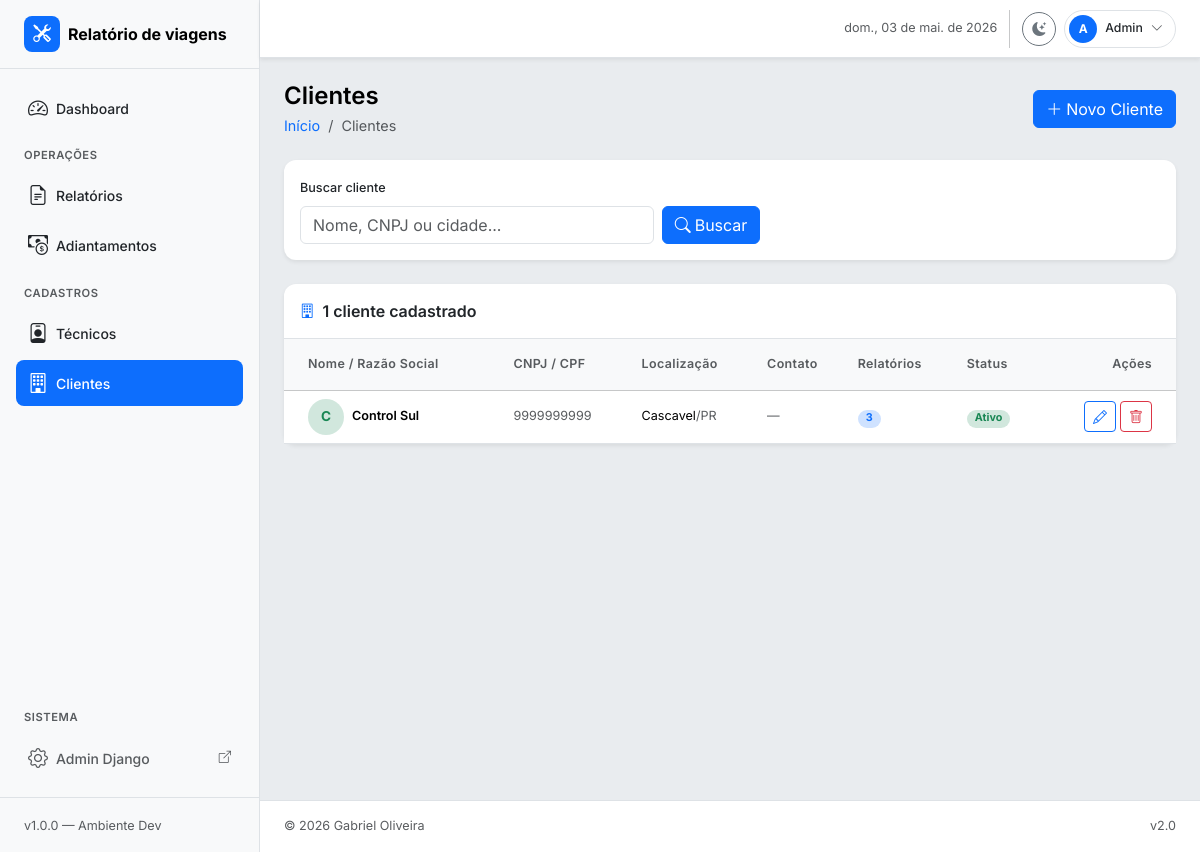
/clientes/, run on an earlier commit of the app's database.
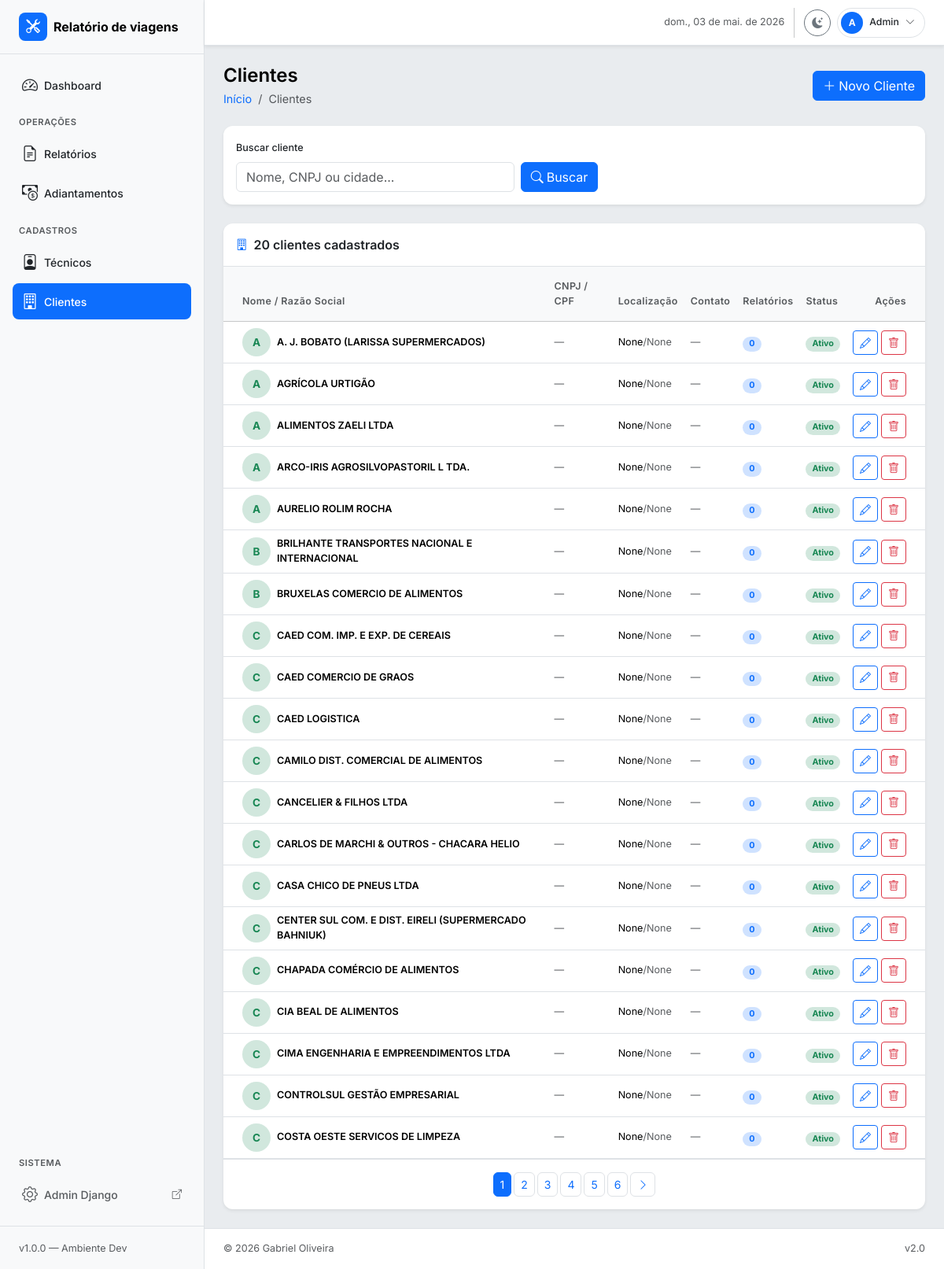
And on a later commit of the database.
### relatorios/models.py (models this page shows, shortened)
class Cliente(models.Model):
    nome = models.CharField("Nome / Razão Social", max_length=200)
    cnpj_cpf = models.CharField(
        "CNPJ / CPF",
        max_length=20,
        blank=True,
        null=True,
        unique=True,
    )
    cidade = models.CharField(
        "Cidade",
        max_length=100,
        blank=True,
        null=True,
    )
    uf = models.CharField(
        "UF",
        max_length=2,
        choices=UF.choices,
        blank=True,
        null=True,
    )
    contato = models.CharField(
        "Contato",
        max_length=100,
        blank=True,
        null=True,
    )
    telefone = models.CharField(
        "Telefone",
        max_length=20,
        blank=True,
        null=True,
    )
    email = models.EmailField(
        "E-mail",
        blank=True,
        null=True,
    )
    ativo = models.BooleanField("Ativo", default=True)
    valor_km = models.DecimalField(
        "Valor por KM (R$)",
        max_digits=10,
        decimal_places=2,
        blank=True,
        null=True,
    )
    criado_em = models.DateTimeField(auto_now_add=True)
    class Meta:
        verbose_name = "Cliente"
        verbose_name_plural = "Clientes"
        ordering = ["nome"]

### relatorios/views.py (the view)
# urls.py: path("clientes/", views.ClienteListView.as_view(), name="cliente_list"),
class ClienteListView(ListView):
    model = Cliente
    template_name = "clientes/cliente_list.html"
    context_object_name = "clientes"
    paginate_by = 20
    def get_queryset(self):
        qs = Cliente.objects.all()
        busca = self.request.GET.get("busca", "").strip()
        if busca:
            qs = qs.filter(
                Q(nome__icontains=busca)
                | Q(cnpj_cpf__icontains=busca)
                | Q(cidade__icontains=busca)
            )
        return qs
    def get_context_data(self, **kwargs):
        ctx = super().get_context_data(**kwargs)
        ctx["titulo_pagina"] = "Clientes"
        ctx["busca"] = self.request.GET.get("busca", "")
        return ctx

### templates/clientes/cliente_list.html (shortened to what the changed rows need)
{% extends "base.html" %}
{% block content %}
<div class="card border-0 shadow-sm">
  <div class="card-header bg-transparent border-bottom py-3 d-flex align-items-center gap-2">
    <i class="bi bi-building text-primary"></i>
    <h6 class="mb-0 fw-semibold">{{ clientes.count }} cliente{{ clientes.count|pluralize }} cadastrado{{ clientes.count|pluralize }}</h6>
  </div>
  <div class="card-body p-0">
    {% if clientes %}
    <div class="table-responsive">
      <table class="table table-hover align-middle mb-0">
        <thead class="table-light">
          <tr>
            <th class="ps-4 py-3 fw-semibold text-muted small">Nome / Razão Social</th>
            <th class="py-3 fw-semibold text-muted small">CNPJ / CPF</th>
            <th class="py-3 fw-semibold text-muted small">Localização</th>
            <th class="py-3 fw-semibold text-muted small">Contato</th>
            <th class="py-3 fw-semibold text-muted small">Relatórios</th>
            <th class="py-3 fw-semibold text-muted small">Status</th>
            <th class="py-3 fw-semibold text-muted small text-end pe-4">Ações</th>
          </tr>
        </thead>
        <tbody>
          {% for c in clientes %}
          <tr>
            <td class="ps-4">
              <div class="d-flex align-items-center gap-2">
                <div class="d-flex align-items-center justify-content-center rounded-circle bg-success-subtle text-success fw-bold"
                     style="width:36px;height:36px;font-size:.85rem;flex-shrink:0;">
                  {{ c.nome|first|upper }}
                </div>
                <span class="fw-semibold small">{{ c.nome }}</span>
              </div>
            </td>
            <td class="small text-muted">{{ c.cnpj_cpf|default:"—" }}</td>
            <td class="small">
              {{ c.cidade }}<span class="text-muted">/{{ c.uf }}</span>
            </td>
            <td class="small text-muted">{{ c.contato|default:"—" }}</td>
            <td>
              <span class="badge bg-primary-subtle text-primary rounded-pill px-2">
                {{ c.relatorios.count }}
              </span>
            </td>
            <td>
              {% if c.ativo %}
                <span class="badge bg-success-subtle text-success rounded-pill px-2">Ativo</span>
              {% else %}
                <span class="badge bg-secondary-subtle text-secondary rounded-pill px-2">Inativo</span>
              {% endif %}
            </td>
            <td class="text-end pe-4">
              <div class="d-flex gap-1 justify-content-end">
                <a href="{% url 'relatorios:cliente_update' c.pk %}"
                   class="btn btn-sm btn-outline-primary" title="Editar">
                  <i class="bi bi-pencil"></i>
                </a>
                <a href="{% url 'relatorios:cliente_delete' c.pk %}"
                   class="btn btn-sm btn-outline-danger" title="Excluir">
                  <i class="bi bi-trash"></i>
                </a>
              </div>
            </td>
          </tr>
          {% endfor %}
        </tbody>
      </table>
    </div>
    {% if is_paginated %}
    <div class="card-footer bg-transparent border-top py-3 d-flex justify-content-center">
      <nav>
        <ul class="pagination pagination-sm mb-0 gap-1">
          {% for num in paginator.page_range %}
            <li class="page-item {% if num == page_obj.number %}active{% endif %}">
              <a class="page-link rounded" href="?page={{ num }}">{{ num }}</a>
            </li>
          {% endfor %}
          {% if page_obj.has_next %}
            <li class="page-item">
              <a class="page-link rounded" href="?page={{ page_obj.next_page_number }}">
                <i class="bi bi-chevron-right"></i>
              </a>
            </li>
          {% endif %}
        </ul>
      </nav>
    </div>
    {% endif %}
    {% endif %}
  </div>
</div>
{% endblock %}

What changed in the data, as far as the page shows it:
no longer on this page (row unchanged): Cliente: nome|first "C", nome "Control Sul", cnpj_cpf "9999999999", cidade "Cascavel", uf "PR", contato "—", relatorios.count "3", ativo "Ativo"
added Cliente: nome|first "A", nome "A. J. BOBATO (LARISSA SUPERMERCADOS)", cnpj_cpf "—", cidade "None", uf "None", contato "—", relatorios.count "0", ativo "Ativo"
added Cliente: nome|first "A", nome "AGRÍCOLA URTIGÃO", cnpj_cpf "—", cidade "None", uf "None", contato "—", relatorios.count "0", ativo "Ativo"
added Cliente: nome|first "A", nome "ALIMENTOS ZAELI LTDA", cnpj_cpf "—", cidade "None", uf "None", contato "—", relatorios.count "0", ativo "Ativo"
added Cliente: nome|first "A", nome "ARCO-IRIS AGROSILVOPASTORIL L TDA.", cnpj_cpf "—", cidade "None", uf "None", contato "—", relatorios.count "0", ativo "Ativo"
added Cliente: nome|first "A", nome "AURELIO ROLIM ROCHA", cnpj_cpf "—", cidade "None", uf "None", contato "—", relatorios.count "0", ativo "Ativo"
added Cliente: nome|first "B", nome "BRILHANTE TRANSPORTES NACIONAL E INTERNACIONAL", cnpj_cpf "—", cidade "None", uf "None", contato "—", relatorios.count "0", ativo "Ativo"
added Cliente: nome|first "B", nome "BRUXELAS COMERCIO DE ALIMENTOS", cnpj_cpf "—", cidade "None", uf "None", contato "—", relatorios.count "0", ativo "Ativo"
added Cliente: nome|first "C", nome "CAED COM. IMP. E EXP. DE CEREAIS", cnpj_cpf "—", cidade "None", uf "None", contato "—", relatorios.count "0", ativo "Ativo"
added Cliente: nome|first "C", nome "CAED COMERCIO DE GRAOS", cnpj_cpf "—", cidade "None", uf "None", contato "—", relatorios.count "0", ativo "Ativo"
added Cliente: nome|first "C", nome "CAED LOGISTICA", cnpj_cpf "—", cidade "None", uf "None", contato "—", relatorios.count "0", ativo "Ativo"
added Cliente: nome|first "C", nome "CAMILO DIST. COMERCIAL DE ALIMENTOS", cnpj_cpf "—", cidade "None", uf "None", contato "—", relatorios.count "0", ativo "Ativo"
added Cliente: nome|first "C", nome "CANCELIER & FILHOS LTDA", cnpj_cpf "—", cidade "None", uf "None", contato "—", relatorios.count "0", ativo "Ativo"
added Cliente: nome|first "C", nome "CARLOS DE MARCHI & OUTROS - CHACARA HELIO", cnpj_cpf "—", cidade "None", uf "None", contato "—", relatorios.count "0", ativo "Ativo"
added Cliente: nome|first "C", nome "CASA CHICO DE PNEUS LTDA", cnpj_cpf "—", cidade "None", uf "None", contato "—", relatorios.count "0", ativo "Ativo"
added Cliente: nome|first "C", nome "CENTER SUL COM. E DIST. EIRELI (SUPERMERCADO BAHNIUK)", cnpj_cpf "—", cidade "None", uf "None", contato "—", relatorios.count "0", ativo "Ativo"
added Cliente: nome|first "C", nome "CHAPADA COMÉRCIO DE ALIMENTOS", cnpj_cpf "—", cidade "None", uf "None", contato "—", relatorios.count "0", ativo "Ativo"
added Cliente: nome|first "C", nome "CIA BEAL DE ALIMENTOS", cnpj_cpf "—", cidade "None", uf "None", contato "—", relatorios.count "0", ativo "Ativo"
added Cliente: nome|first "C", nome "CIMA ENGENHARIA E EMPREENDIMENTOS LTDA", cnpj_cpf "—", cidade "None", uf "None", contato "—", relatorios.count "0", ativo "Ativo"
added Cliente: nome|first "C", nome "CONTROLSUL GESTÃO EMPRESARIAL", cnpj_cpf "—", cidade "None", uf "None", contato "—", relatorios.count "0", ativo "Ativo"
added Cliente: nome|first "C", nome "COSTA OESTE SERVICOS DE LIMPEZA", cnpj_cpf "—", cidade "None", uf "None", contato "—", relatorios.count "0", ativo "Ativo"
Also different on the page:
{{ clientes.count }}: "1" → "20"
new list line: "1"
new list line: "2"
new list line: "3"
new list line: "4"
new list line: "5"
new list line: "6"
